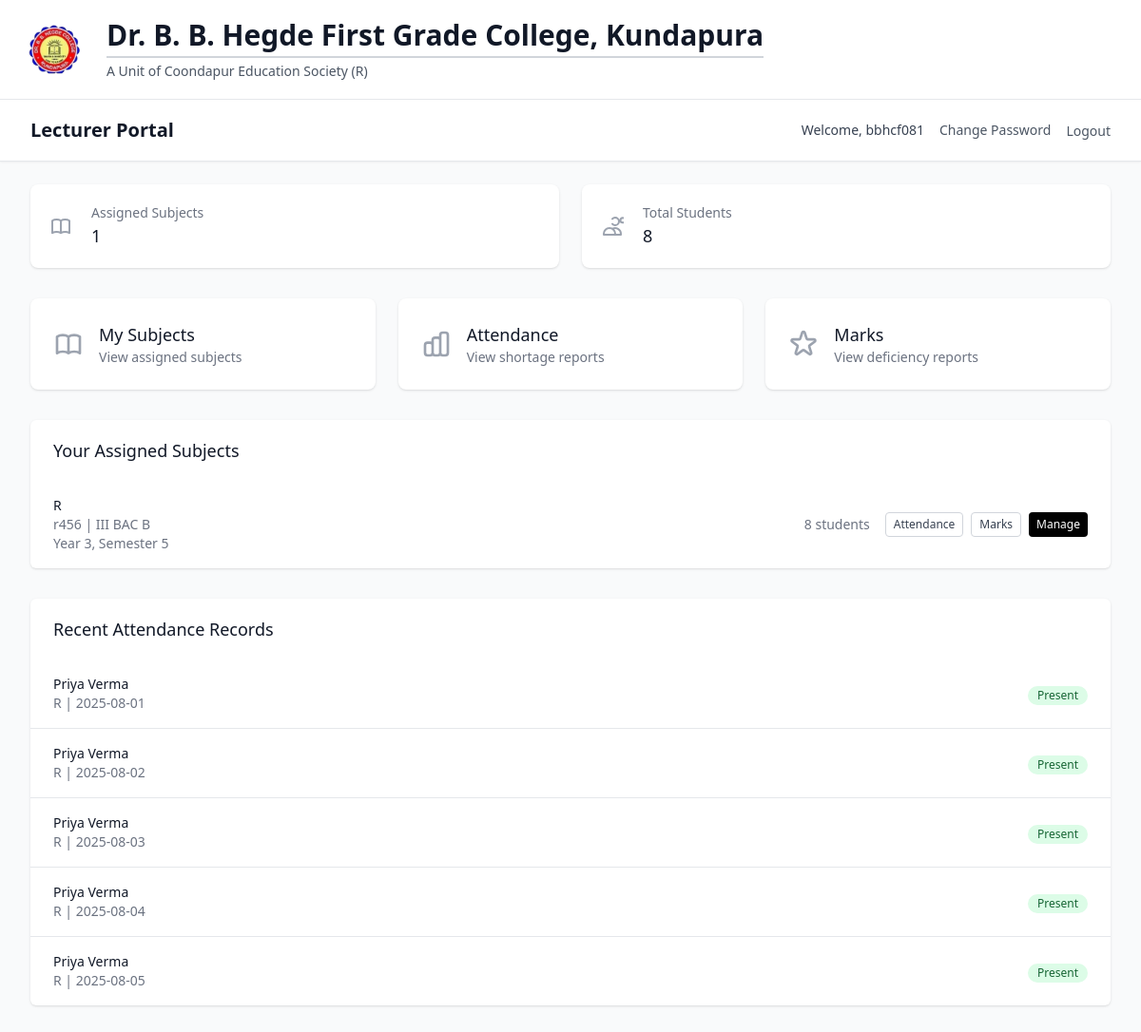
Screenshot of /lecturer/dashboard (signed in) with the database file from the repository.
### models/academic.py (models this page shows, shortened)
class Subject(db.Model):
    __tablename__ = 'subject'
    id = db.Column(db.Integer, primary_key=True)
    name = db.Column(db.String(100), nullable=False)
    code = db.Column(db.String(20), nullable=False, index=True)
    course_id = db.Column(db.Integer, db.ForeignKey('course.id'), nullable=False)
    semester = db.Column(db.Integer, nullable=False)
    year = db.Column(db.Integer, nullable=False)
    credits = db.Column(db.Integer, default=3)
    description = db.Column(db.Text, nullable=True)
    created_at = db.Column(db.DateTime, default=datetime.utcnow)
    is_active = db.Column(db.Boolean, default=True)
    assignments = db.relationship('SubjectAssignment', backref='subject', lazy='dynamic')
    enrollments = db.relationship('StudentEnrollment', backref='subject', lazy='dynamic')
    attendance_records = db.relationship('AttendanceRecord', backref='subject', lazy='dynamic')
    monthly_summaries = db.relationship('MonthlyAttendanceSummary', backref='subject', lazy='dynamic')
    student_marks = db.relationship('StudentMarks', backref='subject', lazy='dynamic')
    __table_args__ = (db.UniqueConstraint('code', 'course_id', name='unique_subject_code_per_course'),)
    def get_enrolled_students_count(self):
        return self.enrollments.filter_by(is_active=True).count()

class Course(db.Model):
    __tablename__ = 'course'
    id = db.Column(db.Integer, primary_key=True)
    name = db.Column(db.String(100), nullable=False)
    code = db.Column(db.String(20), unique=True, nullable=False, index=True)
    description = db.Column(db.Text, nullable=True)
    duration_years = db.Column(db.Integer, default=3, nullable=False)
    total_semesters = db.Column(db.Integer, default=6, nullable=False)
    created_at = db.Column(db.DateTime, default=datetime.utcnow)
    is_active = db.Column(db.Boolean, default=True)
    students = db.relationship('Student', backref='course', lazy='dynamic')
    subjects = db.relationship('Subject', backref='course', lazy='dynamic')

### models/attendance.py (models this page shows, shortened)
class AttendanceRecord(db.Model):
    __tablename__ = 'attendance_record'
    id = db.Column(db.Integer, primary_key=True)
    student_id = db.Column(db.Integer, db.ForeignKey('student.id'), nullable=False)
    subject_id = db.Column(db.Integer, db.ForeignKey('subject.id'), nullable=False)
    lecturer_id = db.Column(db.Integer, db.ForeignKey('lecturer.id'), nullable=False)
    date = db.Column(db.Date, nullable=False, default=date.today)
    status = db.Column(db.String(10), nullable=False)  # 'present' or 'absent'
    remarks = db.Column(db.String(200), nullable=True)
    created_at = db.Column(db.DateTime, default=datetime.utcnow)
    updated_at = db.Column(db.DateTime, default=datetime.utcnow, onupdate=datetime.utcnow)
    __table_args__ = (db.UniqueConstraint('student_id', 'subject_id', 'date', name='unique_student_subject_date_attendance'),)

### models/student.py (models this page shows, shortened)
class Student(db.Model):
    __tablename__ = 'student'
    id = db.Column(db.Integer, primary_key=True)
    roll_number = db.Column(db.String(20), unique=True, nullable=False, index=True)
    name = db.Column(db.String(100), nullable=False)
    course_id = db.Column(db.Integer, db.ForeignKey('course.id'), nullable=False)
    academic_year = db.Column(db.Integer, nullable=False)
    current_semester = db.Column(db.Integer, default=1)
    email = db.Column(db.String(120), unique=True, nullable=True)
    phone = db.Column(db.String(15), nullable=True)
    address = db.Column(db.Text, nullable=True)
    date_of_birth = db.Column(db.Date, nullable=True)
    admission_date = db.Column(db.Date, default=datetime.utcnow().date())
    created_at = db.Column(db.DateTime, default=datetime.utcnow)
    is_active = db.Column(db.Boolean, default=True)
    enrollments = db.relationship('StudentEnrollment', backref='student', lazy='dynamic')
    attendance_records = db.relationship('AttendanceRecord', backref='student', lazy='dynamic')
    marks = db.relationship('StudentMarks', backref='student', lazy='dynamic')

### routes/auth.py (the view)
        def decorated_function(*args, **kwargs):
            if not SessionManager.is_authenticated(session):
                flash('Please log in to access this page', 'error')
                return redirect(url_for('auth.index'))
            if user_type:
                if user_type == 'management' and not SessionManager.is_management(session):
                    flash('Access denied. Management login required.', 'error')
                    return redirect(url_for('auth.management_login'))
                elif user_type == 'lecturer' and not SessionManager.is_lecturer(session):
                    flash('Access denied. Lecturer login required.', 'error')
                    return redirect(url_for('auth.lecturer_login'))
            return f(*args, **kwargs)

### templates/lecturer/dashboard.html (shortened to what this page needs)
{% extends "base.html" %}
{% block content %}
<div class="min-h-screen bg-gray-50">
    <nav class="bg-white shadow-sm border-b border-gray-200">
        <div class="max-w-7xl mx-auto px-4 sm:px-6 lg:px-8">
            <div class="flex justify-between items-center h-16">
                <div class="flex items-center">
                    <h1 class="text-lg sm:text-xl font-semibold text-gray-900">Lecturer Portal</h1>
                </div>
                <div class="hidden md:flex items-center space-x-4">
                    <span class="text-sm text-gray-700">Welcome, {{ current_user.username }}</span>
                    <a href="{{ url_for('auth.change_password') }}" class="text-sm text-gray-600 hover:text-black">Change Password</a>
                    <form method="POST" action="{{ url_for('auth.logout') }}" class="inline">
                        <button type="submit" class="text-sm text-gray-600 hover:text-black">Logout</button>
                    </form>
                </div>
            </div>
        </div>
    </nav>
    <div class="max-w-7xl mx-auto py-6 sm:px-6 lg:px-8">
        <div class="grid grid-cols-1 md:grid-cols-2 gap-6 mb-8">
            <div class="bg-white overflow-hidden shadow rounded-lg">
                <div class="p-5">
                    <div class="flex items-center">
                        <div class="flex-shrink-0">
                        </div>
                        <div class="ml-5 w-0 flex-1">
                            <dl>
                                <dt class="text-sm font-medium text-gray-500 truncate">Assigned Subjects</dt>
                                <dd class="text-lg font-medium text-gray-900">{{ stats.total_subjects or 0 }}</dd>
                            </dl>
                        </div>
                    </div>
                </div>
            </div>
            <div class="bg-white overflow-hidden shadow rounded-lg">
                <div class="p-5">
                    <div class="flex items-center">
                        <div class="flex-shrink-0">
                            <svg class="h-6 w-6 text-gray-400" fill="none" stroke="currentColor" viewBox="0 0 24 24">
                                <path stroke-linecap="round" stroke-linejoin="round" stroke-width="2" d="M12 4.354a4 4 0 110 5.292M15 21H3v-1a6 6 0 0112 0v1zm0 0h6v-1a6 6 0 00-9-5.197m13.5-9a2.5 2.5 0 11-5 0 2.5 2.5 0 015 0z"></path>
                            </svg>
                        </div>
                        <div class="ml-5 w-0 flex-1">
                            <dl>
                                <dt class="text-sm font-medium text-gray-500 truncate">Total Students</dt>
                                <dd class="text-lg font-medium text-gray-900">{{ stats.total_students or 0 }}</dd>
                            </dl>
                        </div>
                    </div>
                </div>
            </div>
        </div>
        <div class="grid grid-cols-1 sm:grid-cols-2 lg:grid-cols-3 gap-4 sm:gap-6 mb-8">
            <a href="{{ url_for('lecturer.subjects') }}" class="bg-white overflow-hidden shadow rounded-lg hover:shadow-md transition-shadow active:bg-gray-50">
                <div class="p-4 sm:p-6">
                    <div class="flex items-center">
                        <div class="flex-shrink-0">
                        </div>
                        <div class="ml-3 sm:ml-4 min-w-0 flex-1">
                            <h3 class="text-base sm:text-lg font-medium text-gray-900 truncate">My Subjects</h3>
                            <p class="text-xs sm:text-sm text-gray-500">View assigned subjects</p>
                        </div>
                    </div>
                </div>
            </a>
            <a href="{{ url_for('lecturer.attendance_shortage_report') }}" class="bg-white overflow-hidden shadow rounded-lg hover:shadow-md transition-shadow active:bg-gray-50">
                <div class="p-4 sm:p-6">
                    <div class="flex items-center">
                        <div class="flex-shrink-0">
                        </div>
                        <div class="ml-3 sm:ml-4 min-w-0 flex-1">
                            <h3 class="text-base sm:text-lg font-medium text-gray-900 truncate">Attendance</h3>
                            <p class="text-xs sm:text-sm text-gray-500">View shortage reports</p>
                        </div>
                    </div>
                </div>
            </a>
            <a href="{{ url_for('lecturer.marks_deficiency_report') }}" class="bg-white overflow-hidden shadow rounded-lg hover:shadow-md transition-shadow active:bg-gray-50">
                <div class="p-4 sm:p-6">
                    <div class="flex items-center">
                        <div class="flex-shrink-0">
                        </div>
                        <div class="ml-3 sm:ml-4 min-w-0 flex-1">
                            <h3 class="text-base sm:text-lg font-medium text-gray-900 truncate">Marks</h3>
                            <p class="text-xs sm:text-sm text-gray-500">View deficiency reports</p>
                        </div>
                    </div>
                </div>
            </a>
        </div>
        {% if stats.assigned_subjects %}
        <div class="bg-white shadow overflow-hidden sm:rounded-md mb-8">
            <div class="px-4 py-5 sm:px-6">
                <h3 class="text-lg leading-6 font-medium text-gray-900">Your Assigned Subjects</h3>
            </div>
            <ul class="divide-y divide-gray-200">
                {% for subject in stats.assigned_subjects %}
                <li class="px-4 py-4 sm:px-6">
                    <div class="flex flex-col sm:flex-row sm:items-center sm:justify-between space-y-2 sm:space-y-0">
                        <div class="min-w-0 flex-1">
                            <p class="text-sm font-medium text-gray-900 truncate">{{ subject.name }}</p>
                            <p class="text-xs sm:text-sm text-gray-500">{{ subject.code }} | {{ subject.course.name if subject.course else 'N/A' }}</p>
                            <p class="text-xs sm:text-sm text-gray-500">Year {{ subject.year }}, Semester {{ subject.semester }}</p>
                        </div>
                        <div class="flex items-center justify-between sm:justify-end sm:space-x-4">
                            <span class="text-xs sm:text-sm text-gray-500">{{ subject.get_enrolled_students_count() }} students</span>
                            <div class="flex space-x-2">
                                <a href="{{ url_for('lecturer.attendance_management', subject_id=subject.id) }}"
                                   class="inline-flex items-center px-2 py-1 border border-gray-300 rounded text-xs font-medium text-gray-700 bg-white hover:bg-gray-50 active:bg-gray-100">
                                    Attendance
                                </a>
                                <a href="{{ url_for('lecturer.marks_management', subject_id=subject.id) }}"
                                   class="inline-flex items-center px-2 py-1 border border-gray-300 rounded text-xs font-medium text-gray-700 bg-white hover:bg-gray-50 active:bg-gray-100">
                                    Marks
                                </a>
                                <a href="{{ url_for('lecturer.subject_students', subject_id=subject.id) }}"
                                   class="inline-flex items-center px-2 py-1 bg-black text-white rounded text-xs font-medium hover:bg-gray-800 active:bg-gray-900">
                                    Manage
                                </a>
                            </div>
                        </div>
                    </div>
                </li>
                {% endfor %}
            </ul>
        </div>
        {% endif %}
        {% if stats.recent_attendance %}
        <div class="bg-white shadow overflow-hidden sm:rounded-md">
            <div class="px-4 py-5 sm:px-6">
                <h3 class="text-lg leading-6 font-medium text-gray-900">Recent Attendance Records</h3>
            </div>
            <ul class="divide-y divide-gray-200">
                {% for record in stats.recent_attendance %}
                <li class="px-4 py-4 sm:px-6">
                    <div class="flex items-center justify-between">
                        <div>
                            <p class="text-sm font-medium text-gray-900">{{ record.student.name if record.student else 'Unknown Student' }}</p>
                            <p class="text-sm text-gray-500">{{ record.subject.name if record.subject else 'Unknown Subject' }} | {{ record.date.strftime('%Y-%m-%d') if record.date else 'N/A' }}</p>
                        </div>
                        <div>
                            <span class="inline-flex items-center px-2.5 py-0.5 rounded-full text-xs font-medium {% if record.status == 'present' %}bg-green-100 text-green-800{% else %}bg-red-100 text-red-800{% endif %}">
                                {{ record.status.title() }}
                            </span>
                        </div>
                    </div>
                </li>
                {% endfor %}
            </ul>
        </div>
        {% endif %}
    </div>
</div>
{% endblock %}

### templates/base.html (shortened to what this page needs)
<!DOCTYPE html>
<html lang="en" class="h-full bg-white">
<head>
    <script src="https://cdn.tailwindcss.com"></script>
</head>
<body class="h-full bg-gray-50">
    {% if not hide_header %}
    <header class="bg-white border-b border-gray-200">
        <div class="max-w-7xl mx-auto px-4 py-2 sm:py-3 flex flex-col md:flex-row md:items-center md:gap-4 gap-2">
            <div class="flex md:block items-center justify-center">
                <img src="{{ url_for('static', filename='img/logo-removebg-preview.png') }}" alt="College Logo" class="h-14 w-14 sm:h-16 sm:w-16 md:h-18 md:w-18 lg:h-20 lg:w-20 object-contain" />
            </div>
            <div class="min-w-0 text-center md:text-left">
                <h1 class="text-xl sm:text-2xl md:text-3xl font-bold text-gray-900 leading-tight md:truncate">Dr. B. B. Hegde First Grade College, Kundapura</h1>
                <div class="h-0.5 bg-gray-300 my-1 mx-auto md:mx-0 w-11/12 md:w-full"></div>
                <p class="text-xs sm:text-sm text-gray-600">A Unit of Coondapur Education Society (R)</p>
            </div>
        </div>
    </header>
    {% endif %}
    {% block content %}{% endblock %}
</body>
</html>

### rows the page displays
Subject: name "R", code "r456", course "III BAC B", year "3", semester "5", get_enrolled_students_count "8"
AttendanceRecord: student "Priya Verma", subject "R", date "2025-08-01", status "Present"
AttendanceRecord: student "Priya Verma", subject "R", date "2025-08-02", status "Present"
AttendanceRecord: student "Priya Verma", subject "R", date "2025-08-03", status "Present"
AttendanceRecord: student "Priya Verma", subject "R", date "2025-08-04", status "Present"
AttendanceRecord: student "Priya Verma", subject "R", date "2025-08-05", status "Present"

### other values shown
{{ current_user.username }} "bbhcf081"
{{ stats.total_subjects or 0 }} "1"
{{ stats.total_students or 0 }} "8"
